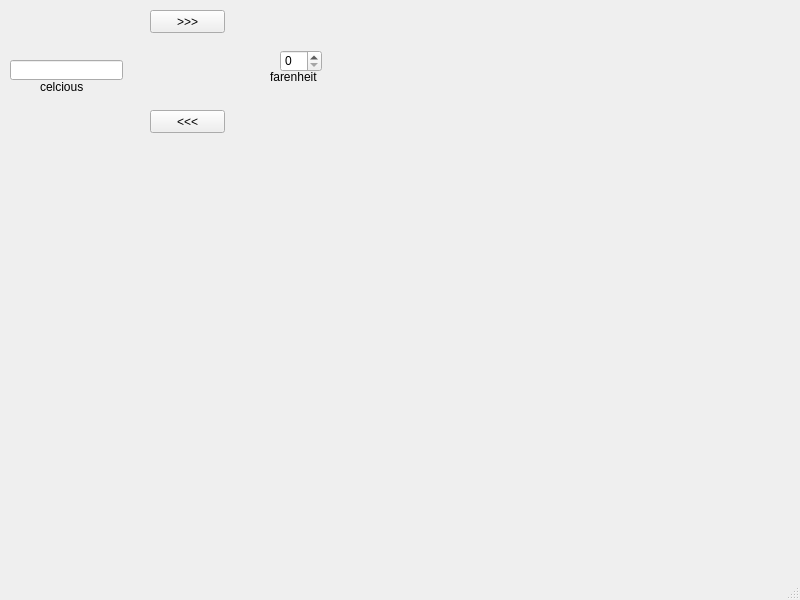
<?xml version="1.0" encoding="UTF-8"?>
<ui version="4.0">
 <class>MainWindow</class>
 <widget class="QMainWindow" name="MainWindow">
  <property name="geometry">
   <rect>
    <x>0</x>
    <y>0</y>
    <width>800</width>
    <height>600</height>
   </rect>
  </property>
  <property name="windowTitle">
   <string>MainWindow</string>
  </property>
  <widget class="QWidget" name="centralwidget">
   <widget class="QPushButton" name="btn_FtoC">
    <property name="geometry">
     <rect>
      <x>150</x>
      <y>110</y>
      <width>75</width>
      <height>23</height>
     </rect>
    </property>
    <property name="text">
     <string>&lt;&lt;&lt;</string>
    </property>
   </widget>
   <widget class="QLabel" name="label">
    <property name="geometry">
     <rect>
      <x>270</x>
      <y>70</y>
      <width>47</width>
      <height>13</height>
     </rect>
    </property>
    <property name="text">
     <string>farenheit</string>
    </property>
   </widget>
   <widget class="QLineEdit" name="editCel">
    <property name="geometry">
     <rect>
      <x>10</x>
      <y>60</y>
      <width>113</width>
      <height>20</height>
     </rect>
    </property>
   </widget>
   <widget class="QSpinBox" name="spinFar">
    <property name="geometry">
     <rect>
      <x>280</x>
      <y>50</y>
      <width>42</width>
      <height>22</height>
     </rect>
    </property>
   </widget>
   <widget class="QPushButton" name="btn_CtoF">
    <property name="geometry">
     <rect>
      <x>150</x>
      <y>10</y>
      <width>75</width>
      <height>23</height>
     </rect>
    </property>
    <property name="text">
     <string>&gt;&gt;&gt;</string>
    </property>
   </widget>
   <widget class="QLabel" name="label_2">
    <property name="geometry">
     <rect>
      <x>40</x>
      <y>80</y>
      <width>47</width>
      <height>13</height>
     </rect>
    </property>
    <property name="text">
     <string>celcious</string>
    </property>
   </widget>
  </widget>
  <widget class="QMenuBar" name="menubar">
   <property name="geometry">
    <rect>
     <x>0</x>
     <y>0</y>
     <width>800</width>
     <height>21</height>
    </rect>
   </property>
  </widget>
  <widget class="QStatusBar" name="statusbar"/>
 </widget>
 <resources/>
 <connections/>
</ui>
